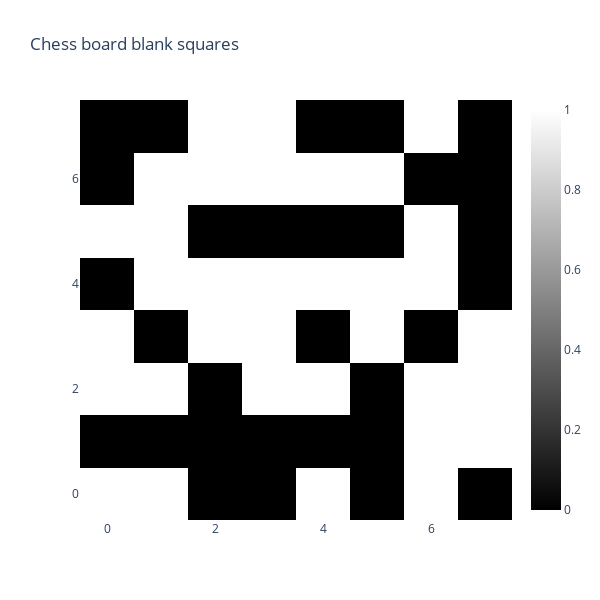
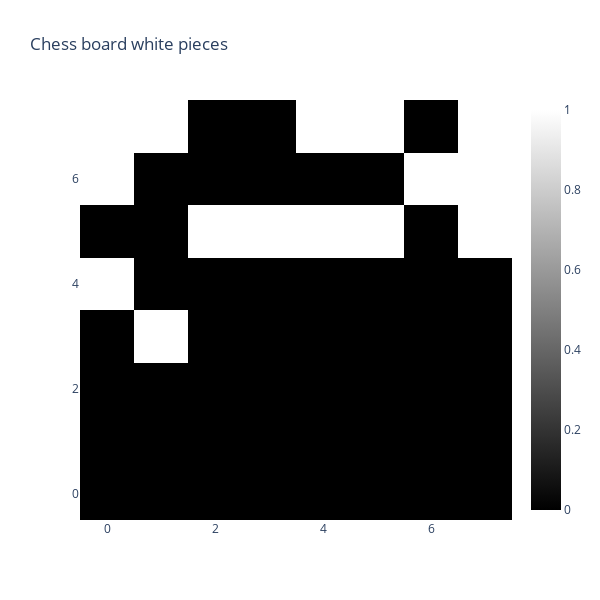
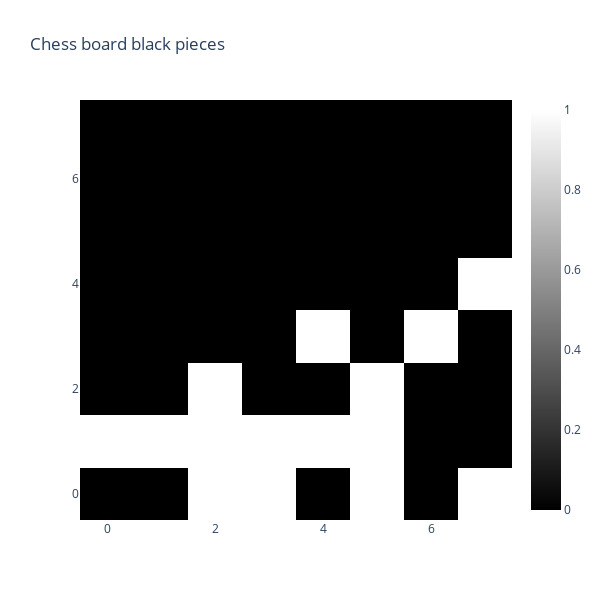
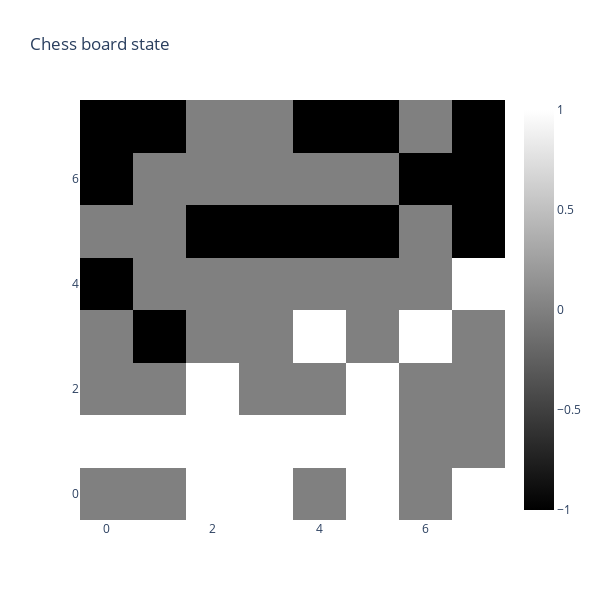

Notebook code for these charts, in order:
### Code cell
plot_board_state(move_13_state_one_hot[:, :, 0], "Chess board blank squares")
plot_board_state(move_13_state_one_hot[:, :, 1], "Chess board white pieces")
plot_board_state(move_13_state_one_hot[:, :, 2], "Chess board black pieces")
plot_board_state(move_13_state, "Chess board state")

### Figure 1 — Plotly figure (JSON) as saved in the notebook; plotly's stock layout.template omitted (floating-point values rounded to 4 significant figures)
{"data": [{"colorscale": [[0, "black"], [0.5, "gray"], [1, "white"]], "type": "heatmap", "z": [[1, 1, 0, 0, 1, 0, 1, 0], [0, 0, 0, 0, 0, 0, 1, 1], [1, 1, 0, 1, 1, 0, 1, 1], [1, 0, 1, 1, 0, 1, 0, 1], [0, 1, 1, 1, 1, 1, 1, 0], [1, 1, 0, 0, 0, 0, 1, 0], [0, 1, 1, 1, 1, 1, 0, 0], [0, 0, 1, 1, 0, 0, 1, 0]]}], "layout": {"autosize": false, "height": 600, "title": {"text": "Chess board blank squares"}, "width": 600, "xaxis": {"nticks": 8, "ticks": ""}, "yaxis": {"nticks": 8, "ticks": ""}}}

### Figure 2 — Plotly figure (JSON) as saved in the notebook; plotly's stock layout.template omitted (floating-point values rounded to 4 significant figures)
{"data": [{"colorscale": [[0, "black"], [0.5, "gray"], [1, "white"]], "type": "heatmap", "z": [[0, 0, 0, 0, 0, 0, 0, 0], [0, 0, 0, 0, 0, 0, 0, 0], [0, 0, 0, 0, 0, 0, 0, 0], [0, 1, 0, 0, 0, 0, 0, 0], [1, 0, 0, 0, 0, 0, 0, 0], [0, 0, 1, 1, 1, 1, 0, 1], [1, 0, 0, 0, 0, 0, 1, 1], [1, 1, 0, 0, 1, 1, 0, 1]]}], "layout": {"autosize": false, "height": 600, "title": {"text": "Chess board white pieces"}, "width": 600, "xaxis": {"nticks": 8, "ticks": ""}, "yaxis": {"nticks": 8, "ticks": ""}}}

### Figure 3 — Plotly figure (JSON) as saved in the notebook; plotly's stock layout.template omitted (floating-point values rounded to 4 significant figures)
{"data": [{"colorscale": [[0, "black"], [0.5, "gray"], [1, "white"]], "type": "heatmap", "z": [[0, 0, 1, 1, 0, 1, 0, 1], [1, 1, 1, 1, 1, 1, 0, 0], [0, 0, 1, 0, 0, 1, 0, 0], [0, 0, 0, 0, 1, 0, 1, 0], [0, 0, 0, 0, 0, 0, 0, 1], [0, 0, 0, 0, 0, 0, 0, 0], [0, 0, 0, 0, 0, 0, 0, 0], [0, 0, 0, 0, 0, 0, 0, 0]]}], "layout": {"autosize": false, "height": 600, "title": {"text": "Chess board black pieces"}, "width": 600, "xaxis": {"nticks": 8, "ticks": ""}, "yaxis": {"nticks": 8, "ticks": ""}}}

### Figure 4 — Plotly figure (JSON) as saved in the notebook; plotly's stock layout.template omitted (floating-point values rounded to 4 significant figures)
{"data": [{"colorscale": [[0, "black"], [0.5, "gray"], [1, "white"]], "type": "heatmap", "z": [[0, 0, 1, 1, 0, 1, 0, 1], [1, 1, 1, 1, 1, 1, 0, 0], [0, 0, 1, 0, 0, 1, 0, 0], [0, -1, 0, 0, 1, 0, 1, 0], [-1, 0, 0, 0, 0, 0, 0, 1], [0, 0, -1, -1, -1, -1, 0, -1], [-1, 0, 0, 0, 0, 0, -1, -1], [-1, -1, 0, 0, -1, -1, 0, -1]]}], "layout": {"autosize": false, "height": 600, "title": {"text": "Chess board state"}, "width": 600, "xaxis": {"nticks": 8, "ticks": ""}, "yaxis": {"nticks": 8, "ticks": ""}}}
